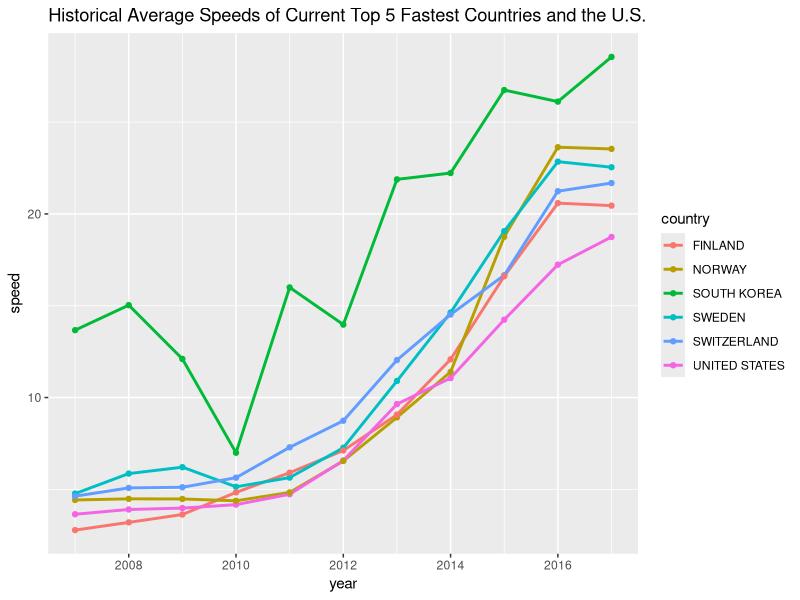
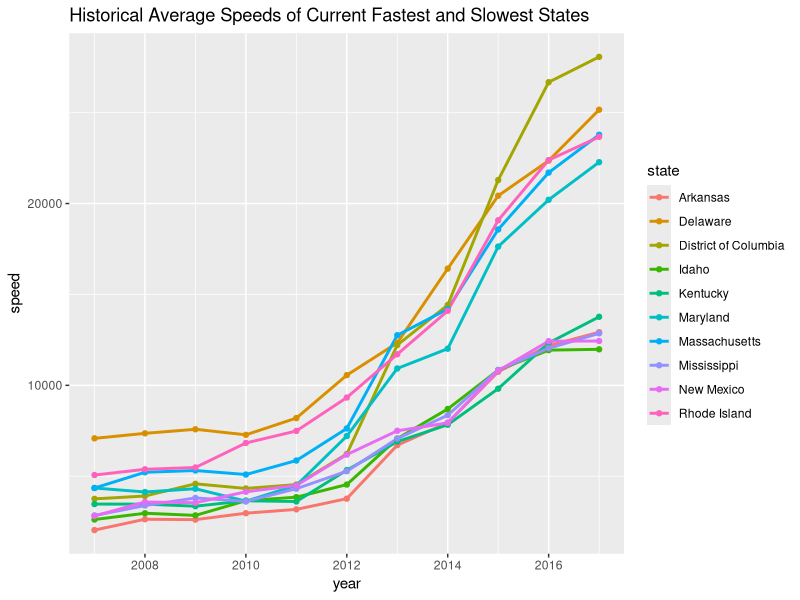

Here is the R script that generated these plots, in order:
# Messing around with some different data viz on internet speeds.

# Idea 1. Line graph of top 5 current fastest countries and the US, average speeds plotted over time.

# Idea 2. Similar to Idea 1, but with top 5 fastest and top 5 slowest U.S. states.

# Idea 3. Map of U.S. Showing states' internet user concentrations (as proportion of total state population) in an elevation/gradient format.

# Idea 4. Map of U.S. showing states with fastest internet.

library(tidyverse)
library(readr)
library(stringr)
# library(readxl)
# library(lubridate)

# connect to plotly API ----------------------------------------------------------------------------------

# library(plotly)
# Sys.setenv("plotly_username" = "freshmemes")
# Sys.setenv("plotly_api_key" = "ZkgDGWCjSBpV4kQJR3sz")

# Idea 1. ------------------------------------------------------------------------------------------------

spdata <- as.tibble(read.csv("us_speeds_over_time.csv"))

spdata2 <- spdata %>% 
  gather(country, speed, UNITED.STATES:FINLAND)

spdata2$country = stringr::str_replace(spdata2$country, "\\.", "\\ ")

spdata3 <- spdata2 %>% 
  mutate(speed = speed / 1000) %>% 
  filter(stringr::str_detect(Quarter, "(^Q4)|(17$)")) %>% 
  mutate(Quarter = stringr::str_replace(Quarter, "^Q(4|1)\\ ", "20")) %>% 
  rename(year = Quarter) %>% 
  mutate(year = as.numeric(year))

ggplot(spdata3, aes(year, speed, color = country)) + 
  geom_line(size = 1) +
  geom_point() +
  labs(title = "Historical Average Speeds of Current Top 5 Fastest Countries and the U.S.") +
  scale_x_continuous(breaks = c(2008, 2010, 2012, 2014, 2016))

# Idea 1. Optional (create and upload plotly) ------------------------------------------------------------

# p <- plotly::plot_ly(data = spdata3, x = ~year, y = ~speed, color = ~country, mode = 'lines+markers', type = 'scatter') %>%
#   layout(title = 'Historical Average Speeds of Current Top 5 Fastest Countries and the U.S.')
# plotly_POST(p, filename = "countries_speeds_over_time", sharing = "public")

# Idea 2. ------------------------------------------------------------------------------------------------

states <- as.tibble(read.csv("states_speeds_over_time.csv"))

stnames <- c("District of Columbia", "Delaware", "Massachusetts", "Rhode Island", "Maryland", "Kentucky", "Arkansas", "Mississippi", "New Mexico", "Idaho")

states2 <- states %>% 
  gather(state, speed, U.S....ALABAMA:U.S....WYOMING)

states2$state = stringr::str_replace(states2$state, "U\\.S(\\.{4})", "")
states2$state = stringr::str_replace_all(states2$state, "\\.", "\\ ")

states3 <- states2 %>%
  mutate(state = paste0(substring(state, 1, 1), tolower(substring(state, 2, str_length(state))))) 
states3$state = stringr::str_replace(states3$state, "District of columbia", "District of Columbia")
states3$state = stringr::str_replace(states3$state, "Rhode island", "Rhode Island")
states3$state = stringr::str_replace(states3$state, "New mexico", "New Mexico")


states3 <- states3 %>% 
  filter(state %in% stnames) %>% 
  filter(stringr::str_detect(Quarter, "(^Q4)|(17$)")) %>% 
  mutate(Quarter = stringr::str_replace(Quarter, "^Q(4|1)\\ ", "20")) %>% 
  rename(year = Quarter) %>% 
  mutate(year = as.numeric(year))

ggplot(states3, aes(year, speed, color = state)) +
  geom_line(size = 1) + 
  geom_point() +
  labs(title = "Historical Average Speeds of Current Fastest and Slowest States") + 
  scale_x_continuous(breaks = c(2008, 2010, 2012, 2014, 2016))

# Idea 2. Optional (create and upload plotly) ------------------------------------------------------------

# p2 <- plotly::plot_ly(data = states3, x = ~year, y = ~speed, color = ~state, mode = 'lines+markers', type = 'scatter') %>%
#   layout(title = 'Historical Average Speeds of Current Top 5 Fastest and Slowest States')
# plotly_POST(p2, filename = "states_speeds_over_time", sharing = "public")
